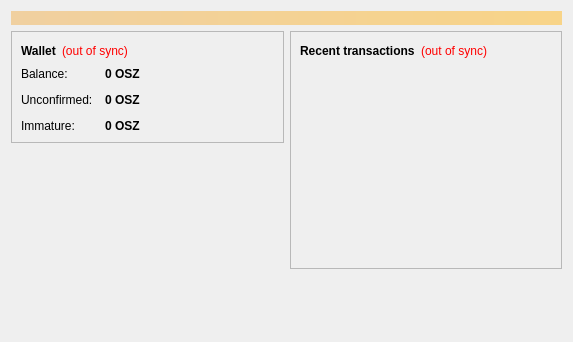
<?xml version="1.0" encoding="UTF-8"?>
<ui version="4.0">
 <class>OverviewPage</class>
 <widget class="QWidget" name="OverviewPage">
  <property name="geometry">
   <rect>
    <x>0</x>
    <y>0</y>
    <width>573</width>
    <height>342</height>
   </rect>
  </property>
  <property name="windowTitle">
   <string>Form</string>
  </property>
  <layout class="QVBoxLayout" name="topLayout">
   <item>
    <widget class="QLabel" name="labelAlerts">
     <property name="visible">
      <bool>false</bool>
     </property>
     <property name="styleSheet">
      <string notr="true">background-color: qlineargradient(x1: 0, y1: 0, x2: 1, y2: 0, stop:0 #F0D0A0, stop:1 #F8D488); color:#000000;</string>
     </property>
     <property name="wordWrap">
      <bool>true</bool>
     </property>
     <property name="margin">
      <number>3</number>
     </property>
    </widget>
   </item>
   <item>
    <layout class="QHBoxLayout" name="horizontalLayout" stretch="1,1">
     <item>
      <layout class="QVBoxLayout" name="verticalLayout_2">
       <item>
        <widget class="QFrame" name="frame">
         <property name="frameShape">
          <enum>QFrame::StyledPanel</enum>
         </property>
         <property name="frameShadow">
          <enum>QFrame::Raised</enum>
         </property>
         <layout class="QVBoxLayout" name="verticalLayout_4">
          <item>
           <layout class="QHBoxLayout" name="horizontalLayout_4">
            <item>
             <widget class="QLabel" name="label_5">
              <property name="font">
               <font>
                <weight>75</weight>
                <bold>true</bold>
               </font>
              </property>
              <property name="text">
               <string>Wallet</string>
              </property>
             </widget>
            </item>
            <item>
             <widget class="QLabel" name="labelWalletStatus">
              <property name="toolTip">
               <string>The displayed information may be out of date. Your wallet automatically synchronizes with the Osizcoin network after a connection is established, but this process has not completed yet.</string>
              </property>
              <property name="styleSheet">
               <string notr="true">QLabel { color: red; }</string>
              </property>
              <property name="text">
               <string notr="true">(out of sync)</string>
              </property>
              <property name="alignment">
               <set>Qt::AlignLeading|Qt::AlignLeft|Qt::AlignVCenter</set>
              </property>
             </widget>
            </item>
            <item>
             <spacer name="horizontalSpacer_2">
              <property name="orientation">
               <enum>Qt::Horizontal</enum>
              </property>
              <property name="sizeHint" stdset="0">
               <size>
                <width>40</width>
                <height>20</height>
               </size>
              </property>
             </spacer>
            </item>
           </layout>
          </item>
          <item>
           <layout class="QFormLayout" name="formLayout_2">
            <property name="fieldGrowthPolicy">
             <enum>QFormLayout::AllNonFixedFieldsGrow</enum>
            </property>
            <property name="horizontalSpacing">
             <number>12</number>
            </property>
            <property name="verticalSpacing">
             <number>12</number>
            </property>
            <item row="0" column="0">
             <widget class="QLabel" name="label">
              <property name="text">
               <string>Balance:</string>
              </property>
             </widget>
            </item>
            <item row="0" column="1">
             <widget class="QLabel" name="labelBalance">
              <property name="font">
               <font>
                <weight>75</weight>
                <bold>true</bold>
               </font>
              </property>
              <property name="cursor">
               <cursorShape>IBeamCursor</cursorShape>
              </property>
              <property name="toolTip">
               <string>Your current balance</string>
              </property>
              <property name="text">
               <string notr="true">0 OSZ</string>
              </property>
              <property name="textInteractionFlags">
               <set>Qt::LinksAccessibleByMouse|Qt::TextSelectableByKeyboard|Qt::TextSelectableByMouse</set>
              </property>
             </widget>
            </item>
            <item row="1" column="0">
             <widget class="QLabel" name="label_3">
              <property name="text">
               <string>Unconfirmed:</string>
              </property>
             </widget>
            </item>
            <item row="1" column="1">
             <widget class="QLabel" name="labelUnconfirmed">
              <property name="font">
               <font>
                <weight>75</weight>
                <bold>true</bold>
               </font>
              </property>
              <property name="cursor">
               <cursorShape>IBeamCursor</cursorShape>
              </property>
              <property name="toolTip">
               <string>Total of transactions that have yet to be confirmed, and do not yet count toward the current balance</string>
              </property>
              <property name="text">
               <string notr="true">0 OSZ</string>
              </property>
              <property name="textInteractionFlags">
               <set>Qt::LinksAccessibleByMouse|Qt::TextSelectableByKeyboard|Qt::TextSelectableByMouse</set>
              </property>
             </widget>
            </item>
            <item row="2" column="0">
             <widget class="QLabel" name="labelImmatureText">
              <property name="text">
               <string>Immature:</string>
              </property>
             </widget>
            </item>
            <item row="2" column="1">
             <widget class="QLabel" name="labelImmature">
              <property name="font">
               <font>
                <weight>75</weight>
                <bold>true</bold>
               </font>
              </property>
              <property name="toolTip">
               <string>Mined balance that has not yet matured</string>
              </property>
              <property name="text">
               <string notr="true">0 OSZ</string>
              </property>
              <property name="textInteractionFlags">
               <set>Qt::LinksAccessibleByMouse|Qt::TextSelectableByKeyboard|Qt::TextSelectableByMouse</set>
              </property>
             </widget>
            </item>
           </layout>
          </item>
         </layout>
        </widget>
       </item>
       <item>
        <spacer name="verticalSpacer">
         <property name="orientation">
          <enum>Qt::Vertical</enum>
         </property>
         <property name="sizeHint" stdset="0">
          <size>
           <width>20</width>
           <height>40</height>
          </size>
         </property>
        </spacer>
       </item>
      </layout>
     </item>
     <item>
      <layout class="QVBoxLayout" name="verticalLayout_3">
       <item>
        <widget class="QFrame" name="frame_2">
         <property name="frameShape">
          <enum>QFrame::StyledPanel</enum>
         </property>
         <property name="frameShadow">
          <enum>QFrame::Raised</enum>
         </property>
         <layout class="QVBoxLayout" name="verticalLayout">
          <item>
           <layout class="QHBoxLayout" name="horizontalLayout_2">
            <item>
             <widget class="QLabel" name="label_4">
              <property name="text">
               <string>&lt;b&gt;Recent transactions&lt;/b&gt;</string>
              </property>
             </widget>
            </item>
            <item>
             <widget class="QLabel" name="labelTransactionsStatus">
              <property name="toolTip">
               <string>The displayed information may be out of date. Your wallet automatically synchronizes with the Osizcoin network after a connection is established, but this process has not completed yet.</string>
              </property>
              <property name="styleSheet">
               <string notr="true">QLabel { color: red; }</string>
              </property>
              <property name="text">
               <string notr="true">(out of sync)</string>
              </property>
              <property name="alignment">
               <set>Qt::AlignRight|Qt::AlignTrailing|Qt::AlignVCenter</set>
              </property>
             </widget>
            </item>
            <item>
             <spacer name="horizontalSpacer">
              <property name="orientation">
               <enum>Qt::Horizontal</enum>
              </property>
              <property name="sizeHint" stdset="0">
               <size>
                <width>40</width>
                <height>20</height>
               </size>
              </property>
             </spacer>
            </item>
           </layout>
          </item>
          <item>
           <widget class="QListView" name="listTransactions">
            <property name="styleSheet">
             <string notr="true">QListView { background: transparent; }</string>
            </property>
            <property name="frameShape">
             <enum>QFrame::NoFrame</enum>
            </property>
            <property name="verticalScrollBarPolicy">
             <enum>Qt::ScrollBarAlwaysOff</enum>
            </property>
            <property name="horizontalScrollBarPolicy">
             <enum>Qt::ScrollBarAlwaysOff</enum>
            </property>
            <property name="selectionMode">
             <enum>QAbstractItemView::NoSelection</enum>
            </property>
           </widget>
          </item>
         </layout>
        </widget>
       </item>
       <item>
        <spacer name="verticalSpacer_2">
         <property name="orientation">
          <enum>Qt::Vertical</enum>
         </property>
         <property name="sizeHint" stdset="0">
          <size>
           <width>20</width>
           <height>40</height>
          </size>
         </property>
        </spacer>
       </item>
      </layout>
     </item>
    </layout>
   </item>
  </layout>
 </widget>
 <resources/>
 <connections/>
</ui>
